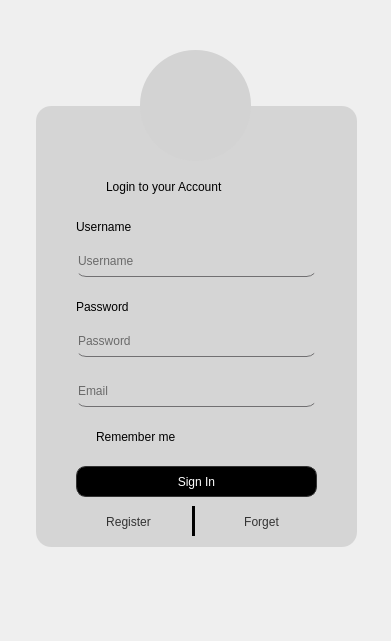
<?xml version="1.0" encoding="UTF-8"?>
<ui version="4.0">
 <class>log_window</class>
 <widget class="QWidget" name="log_window">
  <property name="geometry">
   <rect>
    <x>0</x>
    <y>0</y>
    <width>391</width>
    <height>641</height>
   </rect>
  </property>
  <property name="windowTitle">
   <string>BTC Journal-log in</string>
  </property>
  <property name="windowIcon">
   <iconset resource="pictures.qrc">
    <normaloff>:/log/Images/MainWinTite.png</normaloff>:/log/Images/MainWinTite.png</iconset>
  </property>
  <property name="layoutDirection">
   <enum>Qt::LeftToRight</enum>
  </property>
  <property name="autoFillBackground">
   <bool>false</bool>
  </property>
  <property name="styleSheet">
   <string notr="true">*{background-image: url(:/background/Images/bgi.png);}

QFrame{
background: rgba(211, 211, 211,0.9);

 border-radius:15px
}

QPushButton{
color: rgb(255, 255, 255);
background: #333;
border-radius:10px;
font: 75 10pt &quot;MS Shell Dlg 2&quot;;
}


QPushButton:hover{
color: rgb(225, 150, 0);
	background-color: rgb(0, 0, 0);
border-radius:10px;
font: 75 10pt &quot;MS Shell Dlg 2&quot;;
}

QToolButton{
background: rgb(211, 211, 211);
border-radius:55px
}
QLabel{
background:transparent;
	color: rgb(0, 0, 0);
 font: 75 12pt &quot;MS Shell Dlg 2&quot;;
}

QLineEdit{
color: rgb(0, 0, 0);
font: 75 10pt &quot;MS Shell Dlg 2&quot;;
background:transparent;
border-radius:10px;
border:none;
border-bottom: 1px solid #717072 ;
}

QRadioButton{
background:transparent;
color: #d3d3d3;
 
	font: 8pt &quot;Yu Gothic&quot;;
}</string>
  </property>
  <widget class="QFrame" name="frame_2">
   <property name="geometry">
    <rect>
     <x>36</x>
     <y>106</y>
     <width>321</width>
     <height>441</height>
    </rect>
   </property>
   <property name="frameShape">
    <enum>QFrame::StyledPanel</enum>
   </property>
   <property name="frameShadow">
    <enum>QFrame::Raised</enum>
   </property>
   <widget class="QPushButton" name="btn_sighnin">
    <property name="geometry">
     <rect>
      <x>40</x>
      <y>360</y>
      <width>241</width>
      <height>31</height>
     </rect>
    </property>
    <property name="styleSheet">
     <string notr="true">*{
color: rgb(255, 255, 255);
}

QPushButton:hover{
color: rgb(255, 255, 255);
;
	
	background-color: rgb(0, 0, 0);

}

QPushButton{
border: 1px solid  #333;
background:  rgb(0, 0, 0);
border-radius:10px;
font: 75 10pt &quot;MS Shell Dlg 2&quot;;
}


QPushButton:hover{

color: rgb(225, 150, 0);
	background-color: rgb(0, 0, 0);
border-radius:10px;
font: 75 10pt &quot;MS Shell Dlg 2&quot;;
}

QPushButton:pressed 
{
 border: 2px inset   rgb(225, 150, 0);
background-color: #333;
}</string>
    </property>
    <property name="text">
     <string>Sign In</string>
    </property>
   </widget>
   <widget class="QLabel" name="label_2">
    <property name="geometry">
     <rect>
      <x>70</x>
      <y>60</y>
      <width>221</width>
      <height>41</height>
     </rect>
    </property>
    <property name="text">
     <string>Login to your Account</string>
    </property>
   </widget>
   <widget class="QLineEdit" name="input_signin_username">
    <property name="geometry">
     <rect>
      <x>40</x>
      <y>140</y>
      <width>241</width>
      <height>31</height>
     </rect>
    </property>
    <property name="styleSheet">
     <string notr="true"/>
    </property>
    <property name="text">
     <string/>
    </property>
    <property name="placeholderText">
     <string>Username</string>
    </property>
   </widget>
   <widget class="QLineEdit" name="input_signin_password">
    <property name="geometry">
     <rect>
      <x>40</x>
      <y>220</y>
      <width>241</width>
      <height>31</height>
     </rect>
    </property>
    <property name="styleSheet">
     <string notr="true"/>
    </property>
    <property name="echoMode">
     <enum>QLineEdit::Password</enum>
    </property>
    <property name="placeholderText">
     <string>Password</string>
    </property>
   </widget>
   <widget class="QRadioButton" name="check_remember_me">
    <property name="geometry">
     <rect>
      <x>40</x>
      <y>320</y>
      <width>121</width>
      <height>21</height>
     </rect>
    </property>
    <property name="styleSheet">
     <string notr="true">color: rgb(0, 0, 0);</string>
    </property>
    <property name="text">
     <string>Remember me</string>
    </property>
   </widget>
   <widget class="QLabel" name="label_3">
    <property name="geometry">
     <rect>
      <x>40</x>
      <y>100</y>
      <width>91</width>
      <height>41</height>
     </rect>
    </property>
    <property name="styleSheet">
     <string notr="true">font: 75 10pt &quot;MS Shell Dlg 2&quot;;color: rgb(0, 0, 0);</string>
    </property>
    <property name="text">
     <string>Username</string>
    </property>
   </widget>
   <widget class="QLabel" name="label_4">
    <property name="geometry">
     <rect>
      <x>40</x>
      <y>180</y>
      <width>91</width>
      <height>41</height>
     </rect>
    </property>
    <property name="styleSheet">
     <string notr="true">font: 75 10pt &quot;MS Shell Dlg 2&quot;;color: rgb(0, 0, 0);</string>
    </property>
    <property name="text">
     <string>Password</string>
    </property>
   </widget>
   <widget class="QPushButton" name="btn_sighnin_2">
    <property name="geometry">
     <rect>
      <x>57</x>
      <y>400</y>
      <width>71</width>
      <height>31</height>
     </rect>
    </property>
    <property name="styleSheet">
     <string notr="true">

QPushButton{
color:rgb(51, 51, 51);
background: transparent;
border-radius:10px;
font: 75 10pt &quot;MS Shell Dlg 2&quot;;
}


QPushButton:hover{
color: rgb(225, 150, 0);
	background-color: transparent;
border-radius:10px;
font: 75 10pt &quot;MS Shell Dlg 2&quot;;
}


QPushButton:pressed 
{
 border: 2px inset   rgb(225, 150, 0);
background-color: #333;
}</string>
    </property>
    <property name="text">
     <string>Register</string>
    </property>
   </widget>
   <widget class="QPushButton" name="btn_sighnin_3">
    <property name="geometry">
     <rect>
      <x>190</x>
      <y>400</y>
      <width>71</width>
      <height>31</height>
     </rect>
    </property>
    <property name="styleSheet">
     <string notr="true">

QPushButton{
color:rgb(51, 51, 51);
background: transparent;
border-radius:10px;
font: 75 10pt &quot;MS Shell Dlg 2&quot;;
}


QPushButton:hover{
color: rgb(225, 150, 0);
	background-color: transparent;
border-radius:10px;
font: 75 10pt &quot;MS Shell Dlg 2&quot;;
}


QPushButton:pressed 
{
 border: 2px inset   rgb(225, 150, 0);
background-color: #333;
}</string>
    </property>
    <property name="text">
     <string>Forget</string>
    </property>
   </widget>
   <widget class="Line" name="line">
    <property name="geometry">
     <rect>
      <x>156</x>
      <y>400</y>
      <width>3</width>
      <height>30</height>
     </rect>
    </property>
    <property name="styleSheet">
     <string notr="true">background-color: rgb(0, 0, 0);</string>
    </property>
    <property name="orientation">
     <enum>Qt::Vertical</enum>
    </property>
   </widget>
   <widget class="QLineEdit" name="input_signin_password_2">
    <property name="geometry">
     <rect>
      <x>40</x>
      <y>270</y>
      <width>241</width>
      <height>31</height>
     </rect>
    </property>
    <property name="styleSheet">
     <string notr="true"/>
    </property>
    <property name="text">
     <string/>
    </property>
    <property name="echoMode">
     <enum>QLineEdit::Normal</enum>
    </property>
    <property name="readOnly">
     <bool>true</bool>
    </property>
    <property name="placeholderText">
     <string>Email</string>
    </property>
   </widget>
  </widget>
  <widget class="QToolButton" name="toolButton">
   <property name="geometry">
    <rect>
     <x>140</x>
     <y>50</y>
     <width>111</width>
     <height>111</height>
    </rect>
   </property>
   <property name="text">
    <string/>
   </property>
   <property name="icon">
    <iconset resource="pictures.qrc">
     <normaloff>:/log/Images/male avatar.png</normaloff>:/log/Images/male avatar.png</iconset>
   </property>
   <property name="iconSize">
    <size>
     <width>90</width>
     <height>90</height>
    </size>
   </property>
  </widget>
 </widget>
 <resources>
  <include location="pictures.qrc"/>
 </resources>
 <connections/>
</ui>
